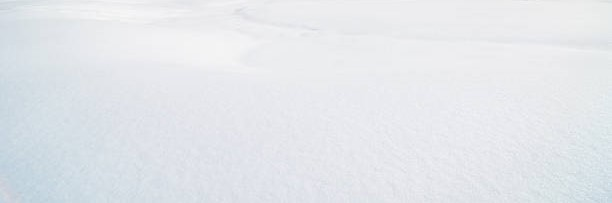
#> input picture 02-image-enhancement/01-brightness-and-contrast/02-limitations-of-stretching-and-equalization/snow.jpg, 612 x 203 px
$ jupyter execute limitations.ipynb
#> lines starting #> are read from the running program, lines starting #| are printed output that depends on the picture
### 📥 Import Required Libraries

[cell 1]
import cv2
import numpy as np
import matplotlib.pyplot as plt

## Load the Image

[cell 2]
img = cv2.cvtColor(cv2.imread('snow.jpg'),cv2.COLOR_BGR2RGB)
img_gray = cv2.cvtColor(img, cv2.COLOR_RGB2GRAY)

## Snow Scene

Consider an image of a snowy landscape.

In this type of image, almost all regions appear bright because snow is naturally white. As a result, most pixels have high intensity values, while only a small number of pixels belong to dark regions.

If we plot the histogram of this image, we observe that most intensity values are concentrated near the upper end of the histogram (close to **255**), with very few pixels occupying the darker intensity levels.

This behavior is completely expected because the scene itself is naturally bright.

Therefore, a histogram concentrated in the high-intensity range does **not** necessarily indicate poor image quality or low contrast. Instead, it accurately reflects the true brightness distribution of the scene.

[cell 3]
plt.figure(figsize=(12,6))
plt.hist(img_gray.reshape(-1),bins=100)
plt.show()
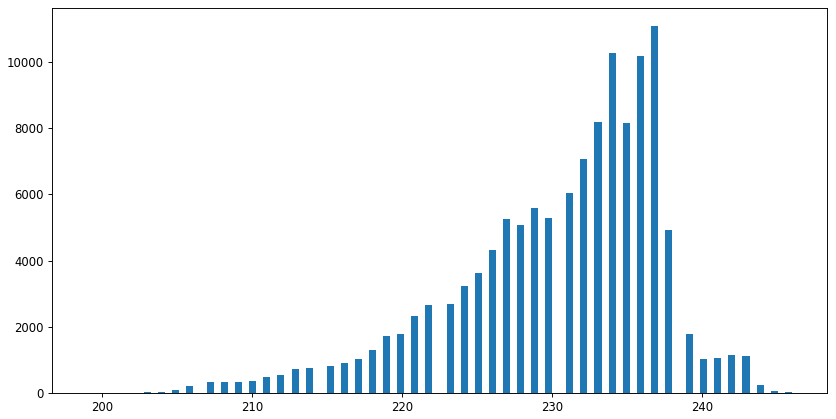
#> figure drawn by matplotlib, 1 panel; tallest bar 11077 high, from x = 236.6 to 237.1

###  Histogram Stretching on RGB Channels

[cell 4]
# color image
stretched_channels = []
img_channel = cv2.split(img)

for i, ch in enumerate(img_channel):

    i_min = ch.min()
    i_max = ch.max()

    ch_stretched = ((ch - i_min) / (i_max - i_min) * 255).astype(np.uint8)
    stretched_channels.append(ch_stretched)
#> this loop made 3 passes
#> (i_min, i_max) on passes 1 to 3: (188, 246), (201, 246), (211, 248)
#> pass 1, `ch_stretched = ((ch - i_min) / (i_max - i_min) * 255).astype(np.uint8)`:
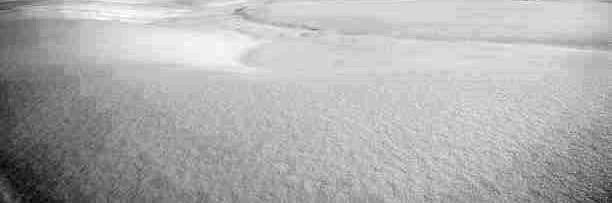
#> ch_stretched: shape (203, 612); min 0, max 255, mean 175.2
#> after the loop, stretched_channels = 3 items

img_rgb_stretched = cv2.merge(stretched_channels)
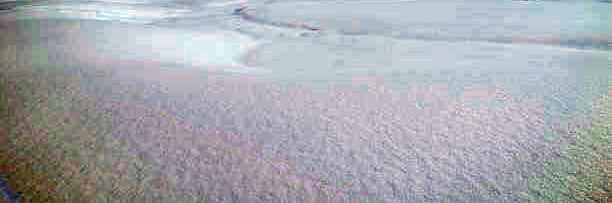
#> img_rgb_stretched: shape (203, 612, 3); mean of channels 0, 1, 2 175.2, 169.1, 166.6; drawn as B, G, R

### Compare the Original and Enhanced Color Images

[cell 5]
plt.figure(figsize=(10,8))

plt.subplot(2,2,1)
plt.imshow(img)
plt.title("img")
plt.xlabel(f"Min: {img.min()}   Max: {img.max()}")

plt.subplot(2,2,2)
plt.imshow(img_rgb_stretched, cmap='gray')
plt.title("img_rgb_stretched")
plt.xlabel(f"Min: {img_rgb_stretched.min()}   Max: {img_rgb_stretched.max()}")

plt.subplot(2,2,3)
plt.hist(img.reshape(-1), bins=100)
plt.title("img histogram")

plt.subplot(2,2,4)
plt.hist(img_rgb_stretched.reshape(-1), bins=100)
plt.title("img_rgb_stretched histogram")

plt.tight_layout()
plt.show()
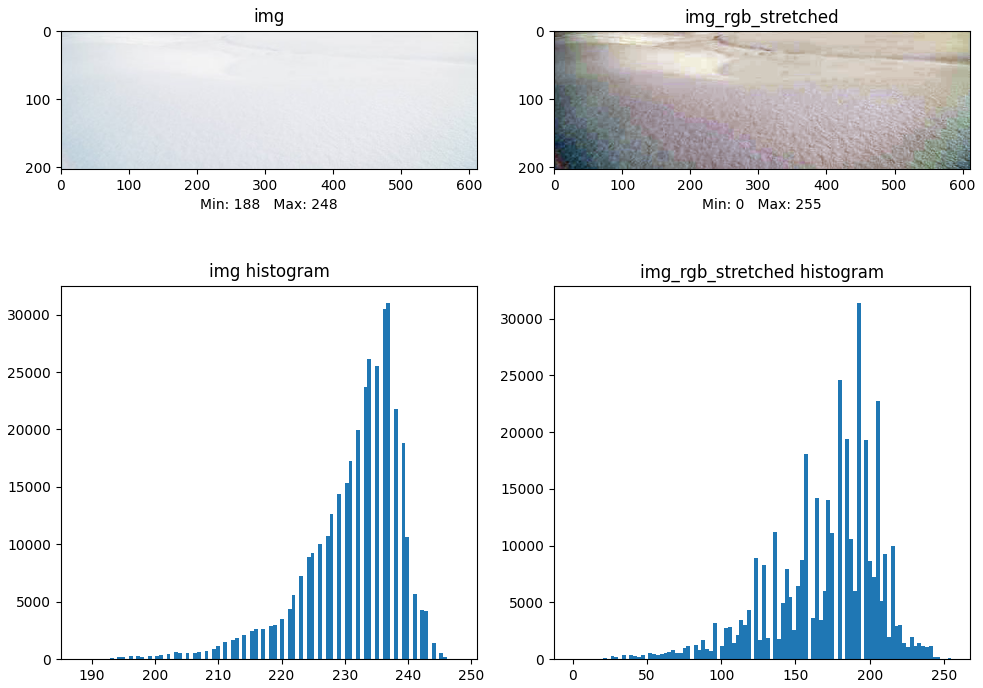
#> figure drawn by matplotlib, 4 panels; panel 3: tallest bar 30968 high, from x = 236.6 to 237.2; panel 4: tallest bar 31326 high, from x = 191.2 to 193.8

## What Happens If We Apply Histogram Stretching?

The goal of **Histogram Stretching** is to expand the range of intensity values in an image so that it spans the entire available grayscale range (0–255).

In the snow image, however, the histogram is already concentrated in the high-intensity region, approximately between **200 and 255**.

When Histogram Stretching is applied, this narrow range is linearly mapped to the full **0–255** intensity range.

As a result:

* Bright regions are shifted toward lower intensity values.
* Areas that should naturally appear white become gray or even noticeably darker.
* The original visual appearance of the scene is distorted.

The algorithm assumes that the image suffers from low contrast and therefore attempts to enhance it. In reality, the image is already correctly exposed—the dominance of bright pixels is simply a characteristic of the scene itself.

For this reason, applying Histogram Stretching produces an unrealistic result and degrades the natural appearance of the image instead of improving it.

# histogram equalization

[cell 6]
# color image
equ_channels = []
img_channel = cv2.split(img)
for ch in img_channel:
    ch_equ = cv2.equalizeHist(ch)
    equ_channels.append(ch_equ)
#> this loop made 3 passes
#> pass 3, `ch_equ = cv2.equalizeHist(ch)`:
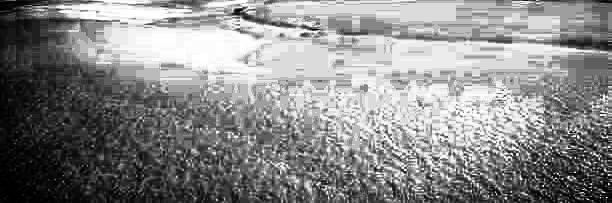
#> ch_equ: shape (203, 612); min 0, max 255, mean 136.6
#> after the loop, equ_channels = 3 items

img_rgb_equ = cv2.merge(equ_channels)
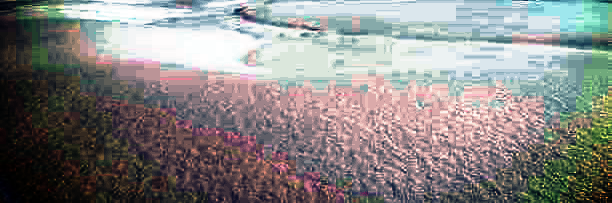
#> img_rgb_equ: shape (203, 612, 3); mean of channels 0, 1, 2 132.7, 134.2, 136.6; drawn as B, G, R

[cell 7]
plt.figure(figsize=(12,6))

plt.subplot(2,3,1)
plt.imshow(img)
plt.title("img")
plt.xlabel(f"Min: {img.min()}   Max: {img.max()}")

plt.subplot(2,3,2)
plt.imshow(img_rgb_stretched, cmap='gray')
plt.title("img_rgb_stretched")
plt.xlabel(f"Min: {img_rgb_stretched.min()}   Max: {img_rgb_stretched.max()}")

plt.subplot(2,3,3)
plt.imshow(img_rgb_equ, cmap='gray')
plt.title("img_rgb_equ")
plt.xlabel(f"Min: {img_rgb_equ.min()}   Max: {img_rgb_equ.max()}")


plt.subplot(2,3,4)
plt.hist(img.reshape(-1), bins=100)
plt.title("img histogram")

plt.subplot(2,3,5)
plt.hist(img_rgb_stretched.reshape(-1), bins=100)
plt.title("img_rgb_stretched histogram")

plt.subplot(2,3,6)
plt.hist(img_rgb_equ.reshape(-1), bins=100)
plt.title("img_rgb_equ histogram")

plt.tight_layout()
plt.show()
#> figure, not shown here; panel 4: tallest bar 30968 high, from x = 236.6 to 237.2; panel 5: tallest bar 31326 high, from x = 191.2 to 193.8; panel 6: tallest bar 22488 high, from x = 186.1 to 188.7

## What Happens If We Apply Histogram Equalization?

Compared with Histogram Stretching, **Histogram Equalization** produces much more aggressive intensity transformations.

The objective of this method is to redistribute pixel intensities so that the histogram becomes more uniform, making use of almost the entire available intensity range.

For naturally bright images, such as snowy scenes, the results are usually undesirable.

For example:

* Snow-covered regions may appear gray instead of white.
* Some areas become excessively bright and lose visual detail.
* Regions that should remain bright may appear unnaturally dark or even nearly black.

## Why Does This Happen?

The main reason is that both **Histogram Stretching** and **Histogram Equalization** are **global** enhancement techniques.

In other words, the entire image is represented by a single histogram, and all enhancement decisions are made based on this overall intensity distribution.

As a result, the algorithm does not consider the actual content of the image. It cannot distinguish whether a pixel belongs to:

* Snow
* A tree trunk
* A shadowed region
* The sky

Instead, every pixel is modified solely according to its intensity value.

Because the spatial structure and semantic content of the image are ignored, the resulting enhancement may distort the natural appearance of the scene rather than improve it.

## Contrast Enhancement in HSV Color Space

[cell 8]
img_hsv = cv2.cvtColor(img, cv2.COLOR_RGB2HSV)
#> img_hsv: shape (203, 612, 3); mean H, S, V 108.1, 7.9, 235.3
h,s,v = cv2.split(img_hsv)
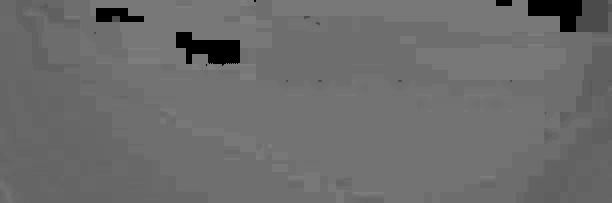
#> h: shape (203, 612); min 0, max 126, mean 108.1
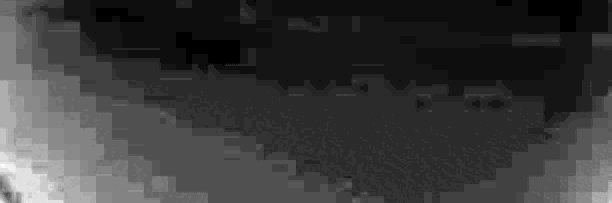
#> s: shape (203, 612); min 0, max 35, mean 7.9; drawn with min black and max white
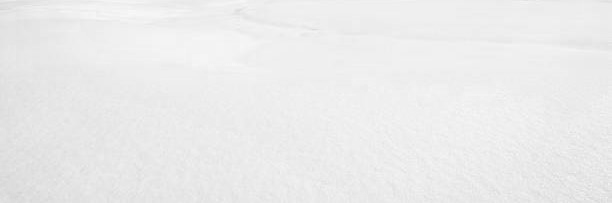
#> v: shape (203, 612); min 211, max 248, mean 235.3

v_min = v.min()
#> v_min = 211
v_max = v.max()
#> v_max = 248
print("min v:" , v_min)
#| min v: 211
print("max v:" , v_max)
#| max v: 248

v_stretch = (((v - v_min) / (v_max - v_min)) * 255).astype('uint8')

v_stretch_min = v_stretch.min()
#> v_stretch_min = 0
v_stretch_max = v_stretch.max()
#> v_stretch_max = 255
print("min v_stretch:" , v_stretch_min)
#| min v_stretch: 0
print("max v_stretch:" , v_stretch_max)
#| max v_stretch: 255


img_hsv_stretched = cv2.merge([h,s,v_stretch])
#> img_hsv_stretched: shape (203, 612, 3); mean H, S, V 108.1, 7.9, 166.7

v_equ = cv2.equalizeHist(v)

img_hsv_equ = cv2.merge([h,s,v_equ])
#> img_hsv_equ: shape (203, 612, 3); mean H, S, V 108.1, 7.9, 136.6


img_hsv_show = cv2.cvtColor(img_hsv,cv2.COLOR_HSV2RGB)
img_hsv_stretched_show = cv2.cvtColor(img_hsv_stretched,cv2.COLOR_HSV2RGB)
img_hsv_equ_show = cv2.cvtColor(img_hsv_equ,cv2.COLOR_HSV2RGB)

[cell 9]
img_gray_eq = cv2.equalizeHist(img_gray)

plt.figure(figsize=(12,6))

plt.subplot(2,3,1)
plt.imshow(img_hsv_show)
plt.title("img_hsv_show")
plt.xlabel(f"Min: {img_hsv.min()}   Max: {img_hsv.max()}")

plt.subplot(2,3,2)
plt.imshow(img_hsv_stretched_show)
plt.title("img_hsv_stretched_show")
plt.xlabel(f"Min: {v_stretch.min()}   Max: {v_stretch.max()}")

plt.subplot(2,3,3)
plt.imshow(img_hsv_equ_show, cmap='gray')
plt.title("img_hsv_equ_show")
plt.xlabel(f"Min: {v_equ.min()}   Max: {v_equ.max()}")


plt.subplot(2,3,4)
plt.hist(v.reshape(-1), bins=100)
plt.title("v histogram")

plt.subplot(2,3,5)
plt.hist(v_stretch.reshape(-1), bins=100)
plt.title("v_stretch histogram")

plt.subplot(2,3,6)
plt.hist(v_equ.reshape(-1), bins=100)
plt.title("v_equ histogram")

plt.tight_layout()
plt.show()
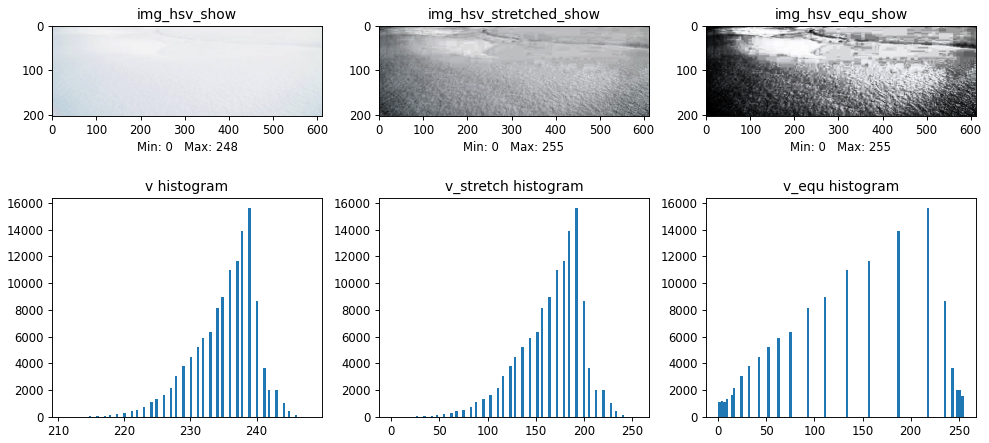
#> figure drawn by matplotlib, 6 panels; panel 4: tallest bar 15597 high, from x = 238.8 to 239.1; panel 5: tallest bar 15597 high, from x = 191.2 to 193.8; panel 6: tallest bar 15597 high, from x = 216.7 to 219.3
